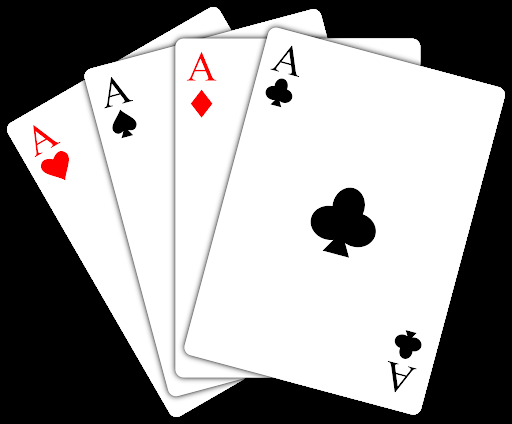
#> input picture source_images/cards.jpg, 512 x 424 px
$ python __perspective.py
#> lines starting #> are read from the running program, lines starting #| are printed output that depends on the picture
import cv2
import numpy as np

## To read the image
image = cv2.imread('./source_images/cards.jpg')
#> image is the input picture: shape (424, 512, 3); mean B, G, R 155.3, 155.3, 156.7
## Using paint find the 4 corners of the image which needs perspective transform
ptD = [278, 25]
ptC = [507, 88]
ptA = [181, 352]
ptB = [418, 418]
##Specify the width and the height of transformed image (Users choice)
width, height = 500, 500
##Specify the points for the perspective transform as per method specified
pts1 = np.float32([ptD, ptC, ptA, ptB])
pts2 = np.float32([[0, 0], [width, 0], [0, height], [width, height]])
##Apply the perspective transform Method
matrix = cv2.getPerspectiveTransform(pts1, pts2)
result = cv2.warpPerspective(image, matrix, (width, height))
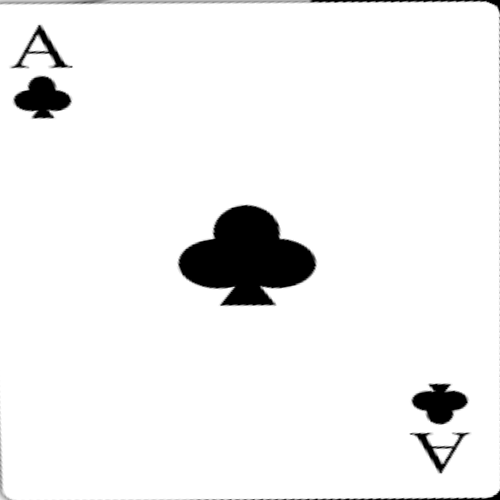
#> result: shape (500, 500, 3); min 0, max 255, mean 241.2
##Show the result
cv2.imshow('Original', image)
cv2.imshow('Perspective', result)
cv2.waitKey()
